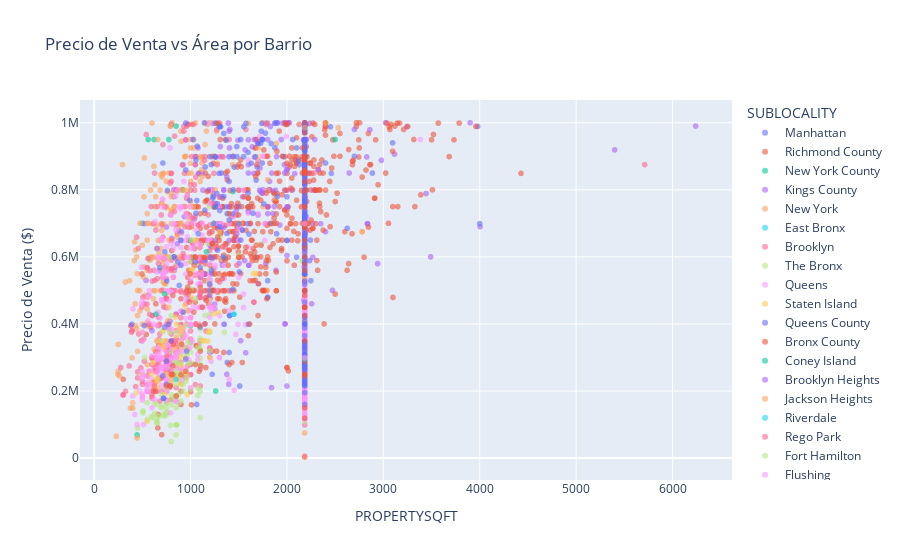

The notebook cell saved with this chart:
### Code cell
fig = px.scatter(data, x='PROPERTYSQFT', y='PRICE', color='SUBLOCALITY', title='Precio de Venta vs Área por Barrio', labels={'gross_sqft': 'Área (sqft)', 'PRICE': 'Precio de Venta ($)'}, opacity=0.6)
fig.show()

### Figure 1 — Plotly figure (JSON) as saved in the notebook; plotly's stock layout.template omitted (floating-point values rounded to 4 significant figures; data arrays with more than 128 entries replaced by an {"elided": "..."} marker saying what was removed)
{"data": [{"hovertemplate": "SUBLOCALITY=Manhattan<br>PROPERTYSQFT=%{x}<br>Precio de Venta ($)=%{y}<extra></extra>", "legendgroup": "Manhattan", "marker": {"color": "#636efa", "opacity": 0.6, "symbol": "circle"}, "mode": "markers", "name": "Manhattan", "showlegend": true, "type": "scattergl", "x": [1400, 679, 2184.0, 2184.0, 2184.0], "xaxis": "x", "y": [315000, 559000, 629000, 595000, 950000], "yaxis": "y"}, {"hovertemplate": "SUBLOCALITY=Richmond County<br>PROPERTYSQFT=%{x}<br>Precio de Venta ($)=%{y}<extra></extra>", "legendgroup": "Richmond County", "marker": {"color": "#EF553B", "opacity": 0.6, "symbol": "circle"}, "mode": "markers", "name": "Richmond County", "showlegend": true, "type": "scattergl", "x": {"elided": "365 float values"}, "xaxis": "x", "y": {"elided": "365 int values"}, "yaxis": "y"}, {"hovertemplate": "SUBLOCALITY=New York County<br>PROPERTYSQFT=%{x}<br>Precio de Venta ($)=%{y}<extra></extra>", "legendgroup": "New York County", "marker": {"color": "#00cc96", "opacity": 0.6, "symbol": "circle"}, "mode": "markers", "name": "New York County", "showlegend": true, "type": "scattergl", "x": [445, 621, 1000, 1440, 2184.0, 2184.0, 1260, 2184.0, 2184.0, 574, 1000, 560, 2184.0, 850, 1260, 1600, 2184.0, 2184.0, 916, 916, 2184.0, 2184.0, 2500, 775, 1025, 500, 2184.0], "xaxis": "x", "y": [69000, 950000, 395000, 795000, 449500, 700000, 200000, 359000, 385000, 595000, 649000, 950000, 280000, 990000, 750000, 750000, 595000, 499000, 800000, 800000, 995000, 750000, 950000, 950000, 599000, 700000, 649000], "yaxis": "y"}, {"hovertemplate": "SUBLOCALITY=Kings County<br>PROPERTYSQFT=%{x}<br>Precio de Venta ($)=%{y}<extra></extra>", "legendgroup": "Kings County", "marker": {"color": "#ab63fa", "opacity": 0.6, "symbol": "circle"}, "mode": "markers", "name": "Kings County", "showlegend": true, "type": "scattergl", "x": {"elided": "290 float values"}, "xaxis": "x", "y": {"elided": "290 int values"}, "yaxis": "y"}, {"hovertemplate": "SUBLOCALITY=New York<br>PROPERTYSQFT=%{x}<br>Precio de Venta ($)=%{y}<extra></extra>", "legendgroup": "New York", "marker": {"color": "#FFA15A", "opacity": 0.6, "symbol": "circle"}, "mode": "markers", "name": "New York", "showlegend": true, "type": "scattergl", "x": {"elided": "506 float values"}, "xaxis": "x", "y": {"elided": "506 int values"}, "yaxis": "y"}, {"hovertemplate": "SUBLOCALITY=East Bronx<br>PROPERTYSQFT=%{x}<br>Precio de Venta ($)=%{y}<extra></extra>", "legendgroup": "East Bronx", "marker": {"color": "#19d3f3", "opacity": 0.6, "symbol": "circle"}, "mode": "markers", "name": "East Bronx", "showlegend": true, "type": "scattergl", "x": [750], "xaxis": "x", "y": [265000], "yaxis": "y"}, {"hovertemplate": "SUBLOCALITY=Brooklyn<br>PROPERTYSQFT=%{x}<br>Precio de Venta ($)=%{y}<extra></extra>", "legendgroup": "Brooklyn", "marker": {"color": "#FF6692", "opacity": 0.6, "symbol": "circle"}, "mode": "markers", "name": "Brooklyn", "showlegend": true, "type": "scattergl", "x": {"elided": "367 float values"}, "xaxis": "x", "y": {"elided": "367 int values"}, "yaxis": "y"}, {"hovertemplate": "SUBLOCALITY=The Bronx<br>PROPERTYSQFT=%{x}<br>Precio de Venta ($)=%{y}<extra></extra>", "legendgroup": "The Bronx", "marker": {"color": "#B6E880", "opacity": 0.6, "symbol": "circle"}, "mode": "markers", "name": "The Bronx", "showlegend": true, "type": "scattergl", "x": {"elided": "176 float values"}, "xaxis": "x", "y": {"elided": "176 int values"}, "yaxis": "y"}, {"hovertemplate": "SUBLOCALITY=Queens<br>PROPERTYSQFT=%{x}<br>Precio de Venta ($)=%{y}<extra></extra>", "legendgroup": "Queens", "marker": {"color": "#FF97FF", "opacity": 0.6, "symbol": "circle"}, "mode": "markers", "name": "Queens", "showlegend": true, "type": "scattergl", "x": {"elided": "532 float values"}, "xaxis": "x", "y": {"elided": "532 int values"}, "yaxis": "y"}, {"hovertemplate": "SUBLOCALITY=Staten Island<br>PROPERTYSQFT=%{x}<br>Precio de Venta ($)=%{y}<extra></extra>", "legendgroup": "Staten Island", "marker": {"color": "#FECB52", "opacity": 0.6, "symbol": "circle"}, "mode": "markers", "name": "Staten Island", "showlegend": true, "type": "scattergl", "x": [1000, 651, 837, 900, 966, 1248, 860, 730, 900, 1286, 900, 550, 789, 750, 2184.0, 1008, 950, 650, 853, 950, 939, 718, 1200, 1677, 2184.0, 776, 1180, 400, 1200, 693, 864, 738, 435, 1312, 1137, 1137, 1185, 1299, 840, 726, 1697, 900, 2184.0, 1008, 613, 596, 650, 650, 800, 900, 1652, 800, 910, 886], "xaxis": "x", "y": [549000, 349900, 329000, 220500, 189000, 430000, 235000, 189000, 300000, 434900, 275000, 109500, 225000, 249999, 410000, 479000, 439000, 238000, 399900, 255500, 455000, 378888, 379000, 549999, 540000, 450000, 349000, 164999, 299998, 339000, 239500, 350000, 193999, 593000, 350000, 350000, 375000, 674999, 420000, 330000, 899000, 375000, 325000, 560000, 285000, 249999, 225000, 209000, 245000, 342990, 549999, 240000, 385000, 389990], "yaxis": "y"}, {"hovertemplate": "SUBLOCALITY=Queens County<br>PROPERTYSQFT=%{x}<br>Precio de Venta ($)=%{y}<extra></extra>", "legendgroup": "Queens County", "marker": {"color": "#636efa", "opacity": 0.6, "symbol": "circle"}, "mode": "markers", "name": "Queens County", "showlegend": true, "type": "scattergl", "x": {"elided": "394 float values"}, "xaxis": "x", "y": {"elided": "394 int values"}, "yaxis": "y"}, {"hovertemplate": "SUBLOCALITY=Bronx County<br>PROPERTYSQFT=%{x}<br>Precio de Venta ($)=%{y}<extra></extra>", "legendgroup": "Bronx County", "marker": {"color": "#EF553B", "opacity": 0.6, "symbol": "circle"}, "mode": "markers", "name": "Bronx County", "showlegend": true, "type": "scattergl", "x": {"elided": "227 float values"}, "xaxis": "x", "y": {"elided": "227 int values"}, "yaxis": "y"}, {"hovertemplate": "SUBLOCALITY=Coney Island<br>PROPERTYSQFT=%{x}<br>Precio de Venta ($)=%{y}<extra></extra>", "legendgroup": "Coney Island", "marker": {"color": "#00cc96", "opacity": 0.6, "symbol": "circle"}, "mode": "markers", "name": "Coney Island", "showlegend": true, "type": "scattergl", "x": [1165, 640, 730], "xaxis": "x", "y": [615000, 429000, 490000], "yaxis": "y"}, {"hovertemplate": "SUBLOCALITY=Brooklyn Heights<br>PROPERTYSQFT=%{x}<br>Precio de Venta ($)=%{y}<extra></extra>", "legendgroup": "Brooklyn Heights", "marker": {"color": "#ab63fa", "opacity": 0.6, "symbol": "circle"}, "mode": "markers", "name": "Brooklyn Heights", "showlegend": true, "type": "scattergl", "x": [652], "xaxis": "x", "y": [625000], "yaxis": "y"}, {"hovertemplate": "SUBLOCALITY=Jackson Heights<br>PROPERTYSQFT=%{x}<br>Precio de Venta ($)=%{y}<extra></extra>", "legendgroup": "Jackson Heights", "marker": {"color": "#FFA15A", "opacity": 0.6, "symbol": "circle"}, "mode": "markers", "name": "Jackson Heights", "showlegend": true, "type": "scattergl", "x": [2184.0], "xaxis": "x", "y": [985000], "yaxis": "y"}, {"hovertemplate": "SUBLOCALITY=Riverdale<br>PROPERTYSQFT=%{x}<br>Precio de Venta ($)=%{y}<extra></extra>", "legendgroup": "Riverdale", "marker": {"color": "#19d3f3", "opacity": 0.6, "symbol": "circle"}, "mode": "markers", "name": "Riverdale", "showlegend": true, "type": "scattergl", "x": [1450, 1450, 850, 2184.0], "xaxis": "x", "y": [429000, 429000, 235000, 295000], "yaxis": "y"}, {"hovertemplate": "SUBLOCALITY=Rego Park<br>PROPERTYSQFT=%{x}<br>Precio de Venta ($)=%{y}<extra></extra>", "legendgroup": "Rego Park", "marker": {"color": "#FF6692", "opacity": 0.6, "symbol": "circle"}, "mode": "markers", "name": "Rego Park", "showlegend": true, "type": "scattergl", "x": [625], "xaxis": "x", "y": [215000], "yaxis": "y"}, {"hovertemplate": "SUBLOCALITY=Fort Hamilton<br>PROPERTYSQFT=%{x}<br>Precio de Venta ($)=%{y}<extra></extra>", "legendgroup": "Fort Hamilton", "marker": {"color": "#B6E880", "opacity": 0.6, "symbol": "circle"}, "mode": "markers", "name": "Fort Hamilton", "showlegend": true, "type": "scattergl", "x": [780], "xaxis": "x", "y": [599000], "yaxis": "y"}, {"hovertemplate": "SUBLOCALITY=Flushing<br>PROPERTYSQFT=%{x}<br>Precio de Venta ($)=%{y}<extra></extra>", "legendgroup": "Flushing", "marker": {"color": "#FF97FF", "opacity": 0.6, "symbol": "circle"}, "mode": "markers", "name": "Flushing", "showlegend": true, "type": "scattergl", "x": [950, 2184.0, 1200, 2184.0], "xaxis": "x", "y": [368000, 699000, 538000, 299000], "yaxis": "y"}, {"hovertemplate": "SUBLOCALITY=Snyder Avenue<br>PROPERTYSQFT=%{x}<br>Precio de Venta ($)=%{y}<extra></extra>", "legendgroup": "Snyder Avenue", "marker": {"color": "#FECB52", "opacity": 0.6, "symbol": "circle"}, "mode": "markers", "name": "Snyder Avenue", "showlegend": true, "type": "scattergl", "x": [1050], "xaxis": "x", "y": [650000], "yaxis": "y"}], "layout": {"legend": {"title": {"text": "SUBLOCALITY"}, "tracegroupgap": 0}, "title": {"text": "Precio de Venta vs Área por Barrio"}, "xaxis": {"anchor": "y", "domain": [0, 1], "title": {"text": "PROPERTYSQFT"}}, "yaxis": {"anchor": "x", "domain": [0, 1], "title": {"text": "Precio de Venta ($)"}}}}
